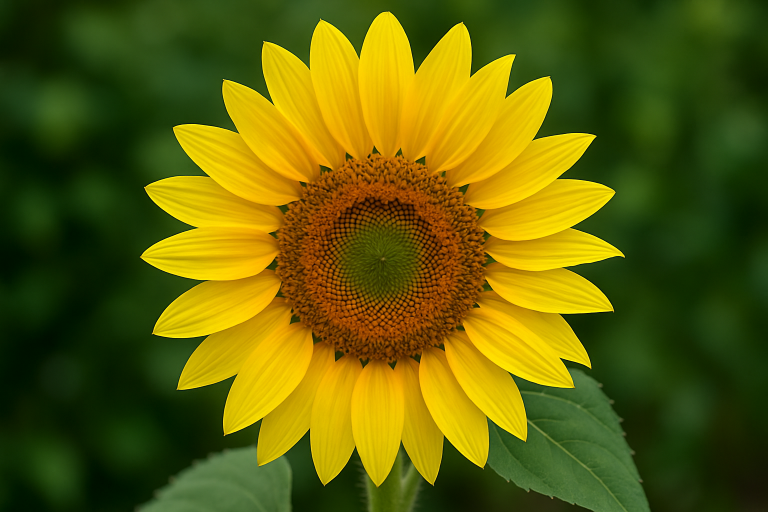
//> input picture C++/OpenCV/image.jpg, 1536 x 1024 px (shown at 1/2 size)
$ ./06_basic_filters   (built with g++ and OpenCV 4)
//> lines starting //> are read from the running program, lines starting //| are printed output that depends on the picture; after the words box and inside, x2 and y2 are one past the last pixel; in counts of white or black regions, pixels touching at a corner belong together
/**
 * 06_basic_filters.cpp
 * Beginner Level - Basic Image Filters
 *
 * This program demonstrates fundamental image filtering operations in computer vision.
 * Image filtering is the process of modifying or enhancing images using mathematical
 * operations on pixel values.
 *
 * LEARNING OBJECTIVES:
 * 1. Understand different types of image filters and their purposes
 * 2. Learn about blurring operations (noise reduction, smoothing)
 * 3. Explore edge detection techniques (feature extraction)
 * 4. Study image enhancement methods (sharpening, contrast adjustment)
 * 5. Understand noise reduction filters (median filtering)
 * 6. Learn about histogram equalization for contrast enhancement
 *
 * KEY CONCEPTS:
 * - Convolution: Mathematical operation for applying filters
 * - Kernel/Filter: Small matrix used to process images
 * - Edge Detection: Finding boundaries between different regions
 * - Noise: Unwanted variations in pixel values
 * - Histogram: Distribution of pixel intensity values
 *
 * FILTER TYPES COVERED:
 * - Gaussian Blur: Smoothing filter for noise reduction
 * - Canny Edge Detection: Multi-stage edge detection algorithm
 * - Laplacian Sharpening: Enhances image details and edges
 * - Brightness/Contrast: Adjusts image intensity and contrast
 * - Histogram Equalization: Improves image contrast automatically
 * - Median Filter: Removes salt-and-pepper noise
 *
 * APPLICATIONS:
 * - Image preprocessing for computer vision tasks
 * - Noise reduction in photography
 * - Feature extraction for object detection
 * - Image enhancement for better visualization
 * - Medical image processing
 */

#include <iostream>    // For console input/output
#include <opencv2/opencv.hpp>  // Main OpenCV library

int main() {
    /**
     * STEP 1: IMAGE LOADING AND VALIDATION
     *
     * Always start by loading and validating your input image.
     * This prevents crashes and provides clear error messages.
     */
    cv::Mat original = cv::imread("image.jpg");
//> original is the input picture: 1024 rows x 1536 cols, CV_8UC3; mean B, G, R 7.1, 95.1, 95.4

    // Check if image loaded successfully
    if (original.empty()) {
        std::cout << "Error: Could not load image 'image.jpg'" << std::endl;
        std::cout << "Make sure the image file exists in the current directory" << std::endl;
        return -1;  // Exit with error code
    }

    /**
     * STEP 2: CONVERT TO GRAYSCALE
     *
     * Many image processing operations work on grayscale images.
     * Converting to grayscale reduces computational complexity and
     * makes certain operations (like edge detection) more effective.
     */
    cv::Mat gray;
    cv::cvtColor(original, gray, cv::COLOR_BGR2GRAY);

    /**
     * STEP 3: APPLY DIFFERENT FILTERS
     *
     * We'll apply 6 different types of filters to demonstrate
     * various image processing techniques.
     */

    /**
     * FILTER 1: GAUSSIAN BLUR
     *
     * Purpose: Smoothing and noise reduction
     * How it works: Applies a Gaussian kernel that averages nearby pixels
     *
     * Parameters:
     * - original: Input image
     * - blurred: Output blurred image
     * - cv::Size(15, 15): Kernel size (15x15 pixels)
     * - 0: Standard deviation (0 = auto-calculate from kernel size)
     *
     * Applications:
     * - Noise reduction
     * - Preprocessing before edge detection
     * - Creating artistic effects
     */
    cv::Mat blurred;
    cv::GaussianBlur(original, blurred, cv::Size(15, 15), 0);

    /**
     * FILTER 2: CANNY EDGE DETECTION
     *
     * Purpose: Find edges (boundaries) in the image
     * How it works: Multi-stage algorithm that detects strong edges
     *
     * Algorithm stages:
     * 1. Apply Gaussian blur to reduce noise
     * 2. Find gradients using Sobel operators
     * 3. Apply non-maximum suppression
     * 4. Use double thresholding to detect strong and weak edges
     * 5. Track edges by hysteresis
     *
     * Parameters:
     * - gray: Input grayscale image
     * - edges: Output binary edge image
     * - 50: Lower threshold (weak edges below this are discarded)
     * - 150: Upper threshold (strong edges above this are kept)
     *
     * Applications:
     * - Object detection
     * - Feature extraction
     * - Image segmentation
     */
    cv::Mat edges;
    cv::Canny(gray, edges, 50, 150);
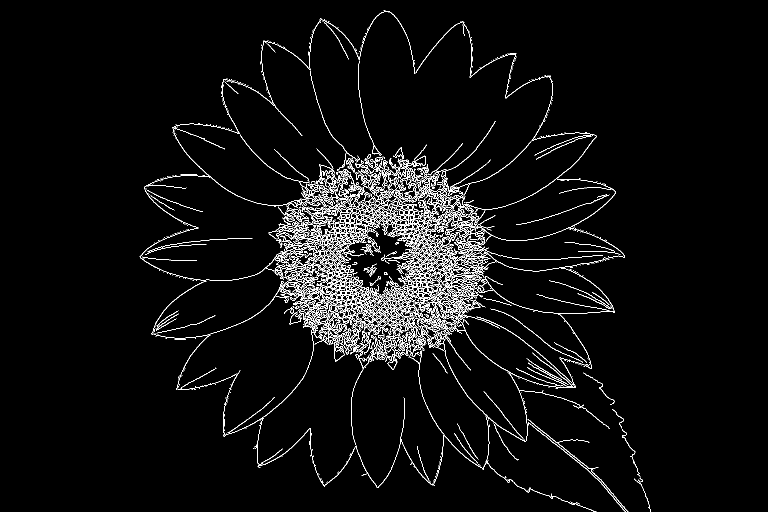
//> edges: 1024 rows x 1536 cols, CV_8UC1 (shown at 1/2 size); 3.8% white in thin lines or dots, all inside (x1, y1, x2, y2) = (279, 21, 1302, 1024)

    /**
     * FILTER 3: LAPLACIAN SHARPENING
     *
     * Purpose: Enhance image details and make edges more prominent
     * How it works: Laplacian operator detects rapid intensity changes
     *
     * Mathematical concept:
     * - Laplacian is the second derivative of the image
     * - It highlights areas where intensity changes rapidly (edges)
     * - Adding this to the original image enhances details
     *
     * Parameters:
     * - gray: Input grayscale image
     * - sharpened: Output sharpened image
     * - CV_64F: Output data type (64-bit float)
     *
     * Note: We use convertScaleAbs to convert back to displayable format
     */
    cv::Mat sharpened;
    cv::Laplacian(gray, sharpened, CV_64F);
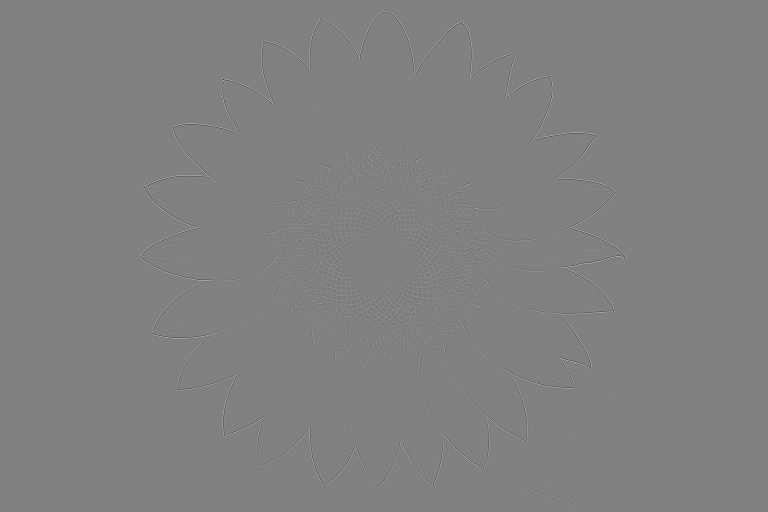
//> sharpened: 1024 rows x 1536 cols, CV_64FC1 (shown at 1/2 size); min -397, max 386, mean 0; drawn with min black and max white
    cv::convertScaleAbs(sharpened, sharpened);  // Convert to absolute values and scale to 0-255
//> sharpened: 1024 rows x 1536 cols, CV_8UC1

    /**
     * FILTER 4: BRIGHTNESS AND CONTRAST ADJUSTMENT
     *
     * Purpose: Adjust image brightness and contrast
     * How it works: Linear transformation of pixel values
     *
     * Formula: new_pixel = alpha * old_pixel + beta
     * - alpha: Controls contrast (1.0 = no change, >1.0 = increase contrast)
     * - beta: Controls brightness (>0 = brighter, <0 = darker)
     *
     * Parameters:
     * - original: Input image
     * - bright_contrast: Output adjusted image
     * - -1: Keep same data type as input
     * - 1.5: Alpha (contrast multiplier)
     * - 30: Beta (brightness offset)
     *
     * Applications:
     * - Image enhancement
     * - Normalization for computer vision tasks
     * - Artistic effects
     */
    cv::Mat bright_contrast;
    original.convertTo(bright_contrast, -1, 1.5, 30);  // alpha=1.5, beta=30

    // [21 lines of licence text are left out]
    cv::Mat equalized;
    cv::equalizeHist(gray, equalized);

    /**
     * FILTER 6: MEDIAN FILTER
     *
     * Purpose: Remove salt-and-pepper noise while preserving edges
     * How it works: Replaces each pixel with the median of its neighborhood
     *
     * Advantages over Gaussian blur:
     * - Better edge preservation
     * - Effective against salt-and-pepper noise
     * - Non-linear filtering (better for impulse noise)
     *
     * Parameters:
     * - original: Input image
     * - median_filtered: Output filtered image
     * - 5: Kernel size (5x5 neighborhood)
     *
     * Applications:
     * - Noise reduction in medical images
     * - Removing artifacts in digital photography
     * - Preprocessing for better segmentation
     */
    cv::Mat median_filtered;
    cv::medianBlur(original, median_filtered, 5);

    /**
     * STEP 4: PREPARE IMAGES FOR DISPLAY
     *
     * To create a uniform display, we need to:
     * 1. Convert single-channel images to 3-channel for consistent display
     * 2. Resize all images to the same dimensions
     * 3. Arrange them in a grid layout
     */

    // Convert grayscale images back to BGR for consistent display
    cv::Mat edges_color, sharpened_color, equalized_color;
    cv::cvtColor(edges, edges_color, cv::COLOR_GRAY2BGR);
    cv::cvtColor(sharpened, sharpened_color, cv::COLOR_GRAY2BGR);
    cv::cvtColor(equalized, equalized_color, cv::COLOR_GRAY2BGR);

    /**
     * STANDARDIZE IMAGE SIZES:
     * - All images must have the same dimensions for concatenation
     * - We choose 300x200 as a reasonable size for each filter result
     * - This creates a total display size of 900x400 (3x2 images)
     */
    cv::Size target_size(300, 200);  // Standard size for each filter result
    cv::Mat original_resized, blurred_resized, edges_color_resized,
            sharpened_color_resized, bright_contrast_resized,
            equalized_color_resized, median_filtered_resized;

    // Resize all images to the target size
    cv::resize(original, original_resized, target_size);
    cv::resize(blurred, blurred_resized, target_size);
    cv::resize(edges_color, edges_color_resized, target_size);
    cv::resize(sharpened_color, sharpened_color_resized, target_size);
    cv::resize(bright_contrast, bright_contrast_resized, target_size);
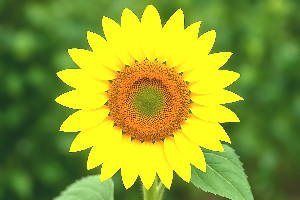
//> bright_contrast_resized: 200 rows x 300 cols, CV_8UC3; mean B, G, R 40.6, 157.6, 139.5
    cv::resize(equalized_color, equalized_color_resized, target_size);
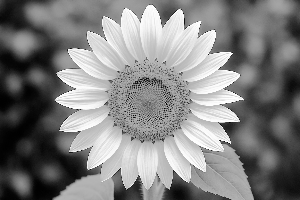
//> equalized_color_resized: 200 rows x 300 cols, CV_8UC3; min 0, max 255, mean 128.4
    cv::resize(median_filtered, median_filtered_resized, target_size);

    /**
     * CREATE GRID LAYOUT:
     * - Arrange images in a 2x3 grid (2 rows, 3 columns)
     * - Top row: Original, Gaussian Blur, Edge Detection
     * - Bottom row: Sharpening, Brightness/Contrast, Histogram Equalization
     * - Use hconcat for horizontal concatenation (rows)
     * - Use vconcat for vertical concatenation (columns)
     */
    cv::Mat topRow, bottomRow, display;

    // Top row: original, blurred, edges (3 images)
    cv::hconcat(std::vector<cv::Mat>{original_resized, blurred_resized, edges_color_resized}, topRow);
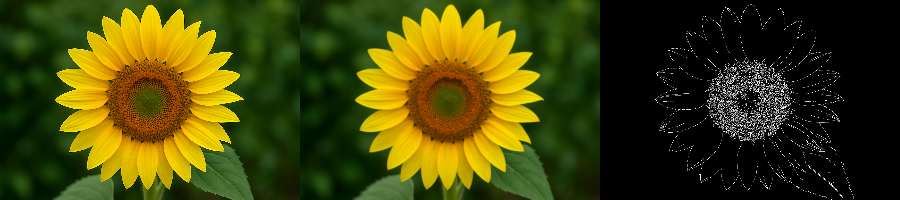
//> topRow: 200 rows x 900 cols, CV_8UC3; mean B, G, R 8, 66.7, 66.8

    // Bottom row: sharpened, bright_contrast, equalized (3 images to match top row)
    cv::hconcat(std::vector<cv::Mat>{sharpened_color_resized, bright_contrast_resized, equalized_color_resized}, bottomRow);
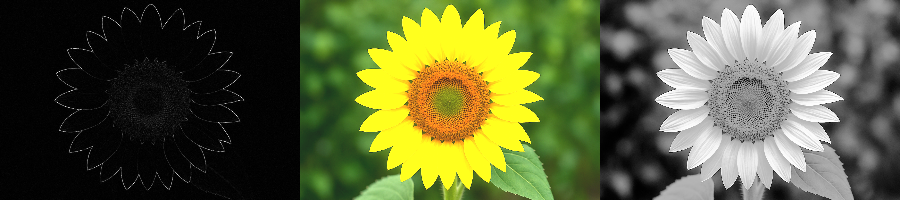
//> bottomRow: 200 rows x 900 cols, CV_8UC3; mean B, G, R 58.2, 97.2, 91.1

    // Combine rows vertically
    cv::vconcat(topRow, bottomRow, display);
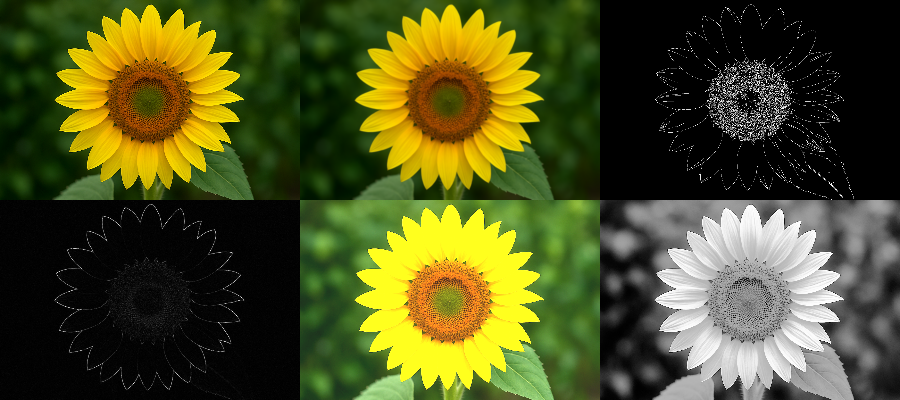
//> display: 400 rows x 900 cols, CV_8UC3; mean B, G, R 33.1, 81.9, 79

    /**
     * ADAPTIVE DISPLAY SIZING:
     * - If the display is too large for the screen, scale it down
     * - Maintain aspect ratio while fitting within 1400x800 pixels
     * - This ensures the display is visible on different screen sizes
     */
    if (display.cols > 1400 || display.rows > 800) {
        double scale = std::min(1400.0 / display.cols, 800.0 / display.rows);
        cv::resize(display, display, cv::Size(), scale, scale);
    }

    /**
     * DISPLAY RESULTS:
     * - Show the combined grid of all filter results
     * - Window title helps identify the application
     */
    cv::imshow("Basic Image Filters", display);

    /**
     * EDUCATIONAL OUTPUT:
     * - Print detailed information about each filter
     * - Help students understand what they're seeing
     * - Explain the purpose and applications of each filter
     */
    std::cout << "Applied filters (displayed in 3x2 grid):" << std::endl;
    std::cout << "1. Original Image - Reference image before filtering" << std::endl;
    std::cout << "2. Gaussian Blur - Smoothing and noise reduction" << std::endl;
    std::cout << "3. Canny Edge Detection - Boundary and feature extraction" << std::endl;
    std::cout << "4. Laplacian Sharpening - Detail enhancement and edge highlighting" << std::endl;
    std::cout << "5. Brightness & Contrast - Intensity and contrast adjustment" << std::endl;
    std::cout << "6. Histogram Equalization - Automatic contrast enhancement" << std::endl;
    std::cout << "Note: Median Filter was also applied but not displayed due to layout constraints" << std::endl;

    std::cout << "\nFilter Categories:" << std::endl;
    std::cout << "- Smoothing Filters: Gaussian Blur, Median Filter" << std::endl;
    std::cout << "- Edge Detection: Canny Edge Detection" << std::endl;
    std::cout << "- Enhancement: Laplacian Sharpening, Histogram Equalization" << std::endl;
    std::cout << "- Adjustment: Brightness & Contrast" << std::endl;

    std::cout << "\nKey Learning Points:" << std::endl;
    std::cout << "- Different filters serve different purposes in image processing" << std::endl;
    std::cout << "- Gaussian blur reduces noise but also smooths details" << std::endl;
    std::cout << "- Edge detection is crucial for object recognition" << std::endl;
    std::cout << "- Histogram equalization improves contrast automatically" << std::endl;
    std::cout << "- Median filter preserves edges better than Gaussian blur" << std::endl;

    std::cout << "\nPress any key to close..." << std::endl;
    cv::waitKey(0);  // Wait for user input before closing
    cv::destroyAllWindows();  // Clean up all windows

    return 0;  // Successful program termination
}
